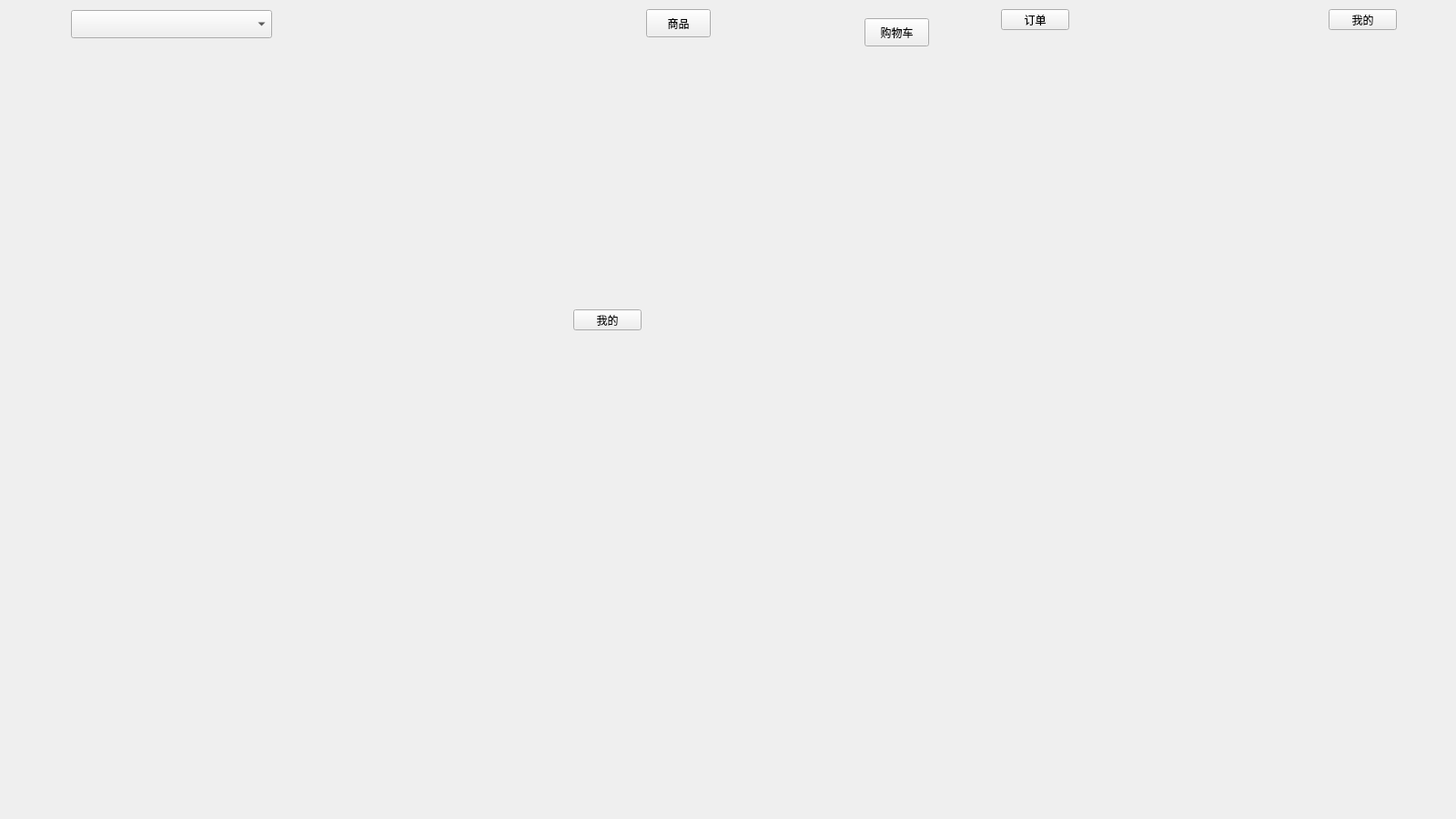
<?xml version="1.0" encoding="UTF-8"?>
<ui version="4.0">
 <class>Form</class>
 <widget class="QWidget" name="Form">
  <property name="geometry">
   <rect>
    <x>0</x>
    <y>0</y>
    <width>1600</width>
    <height>900</height>
   </rect>
  </property>
  <property name="sizePolicy">
   <sizepolicy hsizetype="Fixed" vsizetype="Fixed">
    <horstretch>0</horstretch>
    <verstretch>0</verstretch>
   </sizepolicy>
  </property>
  <property name="minimumSize">
   <size>
    <width>1600</width>
    <height>900</height>
   </size>
  </property>
  <property name="maximumSize">
   <size>
    <width>1600</width>
    <height>900</height>
   </size>
  </property>
  <property name="windowTitle">
   <string>芒果超市</string>
  </property>
  <property name="windowIcon">
   <iconset>
    <normaloff>D:/Download/Chrome/芒果.ico</normaloff>D:/Download/Chrome/芒果.ico</iconset>
  </property>
  <widget class="QStackedWidget" name="stackedWidget">
   <property name="geometry">
    <rect>
     <x>10</x>
     <y>80</y>
     <width>1581</width>
     <height>811</height>
    </rect>
   </property>
   <property name="currentIndex">
    <number>3</number>
   </property>
   <widget class="QWidget" name="page_commodity">
    <widget class="QTableWidget" name="tableWidget_commodity">
     <property name="geometry">
      <rect>
       <x>10</x>
       <y>20</y>
       <width>1491</width>
       <height>781</height>
      </rect>
     </property>
    </widget>
   </widget>
   <widget class="QWidget" name="page_2">
    <widget class="QPushButton" name="pushButton_5">
     <property name="geometry">
      <rect>
       <x>420</x>
       <y>260</y>
       <width>451</width>
       <height>81</height>
      </rect>
     </property>
     <property name="text">
      <string>购物车</string>
     </property>
    </widget>
   </widget>
   <widget class="QWidget" name="page_3">
    <widget class="QPushButton" name="pushButton_6">
     <property name="geometry">
      <rect>
       <x>440</x>
       <y>250</y>
       <width>75</width>
       <height>23</height>
      </rect>
     </property>
     <property name="text">
      <string>订单</string>
     </property>
    </widget>
   </widget>
   <widget class="QWidget" name="page_4">
    <widget class="QPushButton" name="pushButton_7">
     <property name="geometry">
      <rect>
       <x>620</x>
       <y>260</y>
       <width>75</width>
       <height>23</height>
      </rect>
     </property>
     <property name="text">
      <string>我的</string>
     </property>
    </widget>
   </widget>
  </widget>
  <widget class="QPushButton" name="button_commodity">
   <property name="geometry">
    <rect>
     <x>710</x>
     <y>10</y>
     <width>71</width>
     <height>31</height>
    </rect>
   </property>
   <property name="text">
    <string>商品</string>
   </property>
  </widget>
  <widget class="QPushButton" name="button_order">
   <property name="geometry">
    <rect>
     <x>1100</x>
     <y>10</y>
     <width>75</width>
     <height>23</height>
    </rect>
   </property>
   <property name="text">
    <string>订单</string>
   </property>
  </widget>
  <widget class="QPushButton" name="button_mine">
   <property name="geometry">
    <rect>
     <x>1460</x>
     <y>10</y>
     <width>75</width>
     <height>23</height>
    </rect>
   </property>
   <property name="text">
    <string>我的</string>
   </property>
  </widget>
  <widget class="QComboBox" name="comboBox_shop">
   <property name="geometry">
    <rect>
     <x>78</x>
     <y>11</y>
     <width>221</width>
     <height>31</height>
    </rect>
   </property>
  </widget>
  <widget class="QPushButton" name="button_shoppingCart">
   <property name="geometry">
    <rect>
     <x>950</x>
     <y>20</y>
     <width>71</width>
     <height>31</height>
    </rect>
   </property>
   <property name="text">
    <string>购物车</string>
   </property>
  </widget>
 </widget>
 <resources/>
 <connections/>
</ui>
